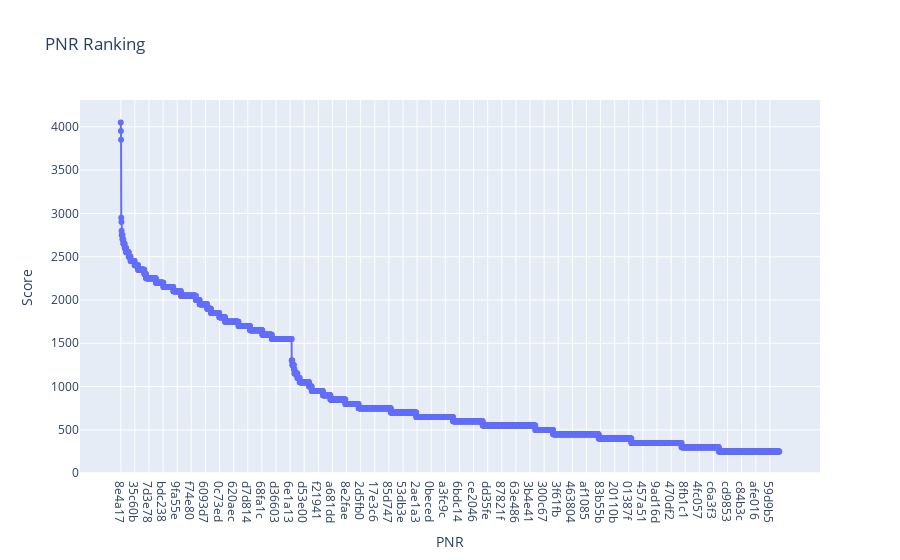

Here is the notebook cell this chart was saved with:
### Code cell
# plot the sorted pnr based on the score
x=[]
y=[]
for i in sorted_pnr:
    x.append(i['pnr'])
    y.append(i['score'])
# plt.plot(x,y)
fig = go.Figure()
fig.add_trace(go.Scatter(x=x, y=y, name='PNR Score',mode='lines+markers'))
fig.update_layout(title_text='PNR Ranking', xaxis_title='PNR', yaxis_title='Score')
fig.show()

### Figure 1 — Plotly figure (JSON) as saved in the notebook; plotly's stock layout.template omitted (floating-point values rounded to 4 significant figures; data arrays with more than 128 entries replaced by an {"elided": "..."} marker saying what was removed)
{"data": [{"mode": "lines+markers", "name": "PNR Score", "type": "scatter", "x": {"elided": "4014 str values"}, "y": {"elided": "4014 int values"}}], "layout": {"title": {"text": "PNR Ranking"}, "xaxis": {"title": {"text": "PNR"}}, "yaxis": {"title": {"text": "Score"}}}}
